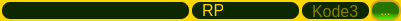
     <widget class="QFrame" name="frame_16">
      <property name="geometry">
       <rect>
        <x>810</x>
        <y>100</y>
        <width>401</width>
        <height>21</height>
       </rect>
      </property>
      <property name="styleSheet">
       <string notr="true">border: 2px solid gold;
background-color: gold;
color: rgb(85, 255, 0);
border-radius: 10px;</string>
      </property>
      <property name="frameShape">
       <enum>QFrame::StyledPanel</enum>
      </property>
      <property name="frameShadow">
       <enum>QFrame::Raised</enum>
      </property>
      <widget class="QToolButton" name="btnCariKodeService3">
       <property name="geometry">
        <rect>
         <x>370</x>
         <y>0</y>
         <width>31</width>
         <height>21</height>
        </rect>
       </property>
       <property name="styleSheet">
        <string notr="true">border: 2px solid goldenrod;
border-radius: 10px;
padding: 0 8px;
background-color: qlineargradient(x1: 0, y1: 1, x2: 0, y2: 0, stop: 0 rgb(85, 255, 0), stop: 0.4 rgb(41, 115, 0), stop: 1.0 rgb(41, 115, 0));
color: gold;</string>
       </property>
       <property name="text">
        <string>...</string>
       </property>
      </widget>
      <widget class="QLineEdit" name="txtJenisService3">
       <property name="geometry">
        <rect>
         <x>0</x>
         <y>0</y>
         <width>191</width>
         <height>21</height>
        </rect>
       </property>
       <property name="font">
        <font>
         <pointsize>12</pointsize>
        </font>
       </property>
       <property name="styleSheet">
        <string notr="true">border: 2px solid gold;
background-color: rgb(13, 39, 0);
border-radius: 10px;
padding: 0 8px;
color: gold;</string>
       </property>
      </widget>
      <widget class="QLineEdit" name="txtKodeService3">
       <property name="geometry">
        <rect>
         <x>300</x>
         <y>0</y>
         <width>71</width>
         <height>21</height>
        </rect>
       </property>
       <property name="font">
        <font>
         <pointsize>12</pointsize>
         <weight>50</weight>
         <italic>false</italic>
         <bold>false</bold>
        </font>
       </property>
       <property name="styleSheet">
        <string notr="true">border: 2px solid gold;
background-color: rgb(13, 39, 0);
border-radius: 10px;
padding: 0 8px;
color: gold;</string>
       </property>
       <property name="text">
        <string/>
       </property>
       <property name="placeholderText">
        <string>Kode3</string>
       </property>
      </widget>
      <widget class="QFrame" name="frame_24">
       <property name="geometry">
        <rect>
         <x>190</x>
         <y>0</y>
         <width>111</width>
         <height>21</height>
        </rect>
       </property>
       <property name="styleSheet">
        <string notr="true">border: 2px solid gold;
background-color: rgb(13, 39, 0);
border-radius: 10px;
padding: 0 8px;
color: gold;</string>
       </property>
       <property name="frameShape">
        <enum>QFrame::StyledPanel</enum>
       </property>
       <property name="frameShadow">
        <enum>QFrame::Raised</enum>
       </property>
       <widget class="QLabel" name="label_38">
        <property name="geometry">
         <rect>
          <x>0</x>
          <y>0</y>
          <width>41</width>
          <height>21</height>
         </rect>
        </property>
        <property name="font">
         <font>
          <pointsize>12</pointsize>
         </font>
        </property>
        <property name="styleSheet">
         <string notr="true">padding: 0 8px;
color: gold;
border: transparent;
background: transparent;</string>
        </property>
        <property name="text">
         <string>RP</string>
        </property>
       </widget>
       <widget class="QLineEdit" name="txtHarga3">
        <property name="geometry">
         <rect>
          <x>30</x>
          <y>0</y>
          <width>81</width>
          <height>21</height>
         </rect>
        </property>
        <property name="font">
         <font>
          <pointsize>12</pointsize>
         </font>
        </property>
        <property name="styleSheet">
         <string notr="true">padding: 0 8px;
color: gold;
border: transparent;
background: transparent;</string>
        </property>
       </widget>
      </widget>
     </widget>
